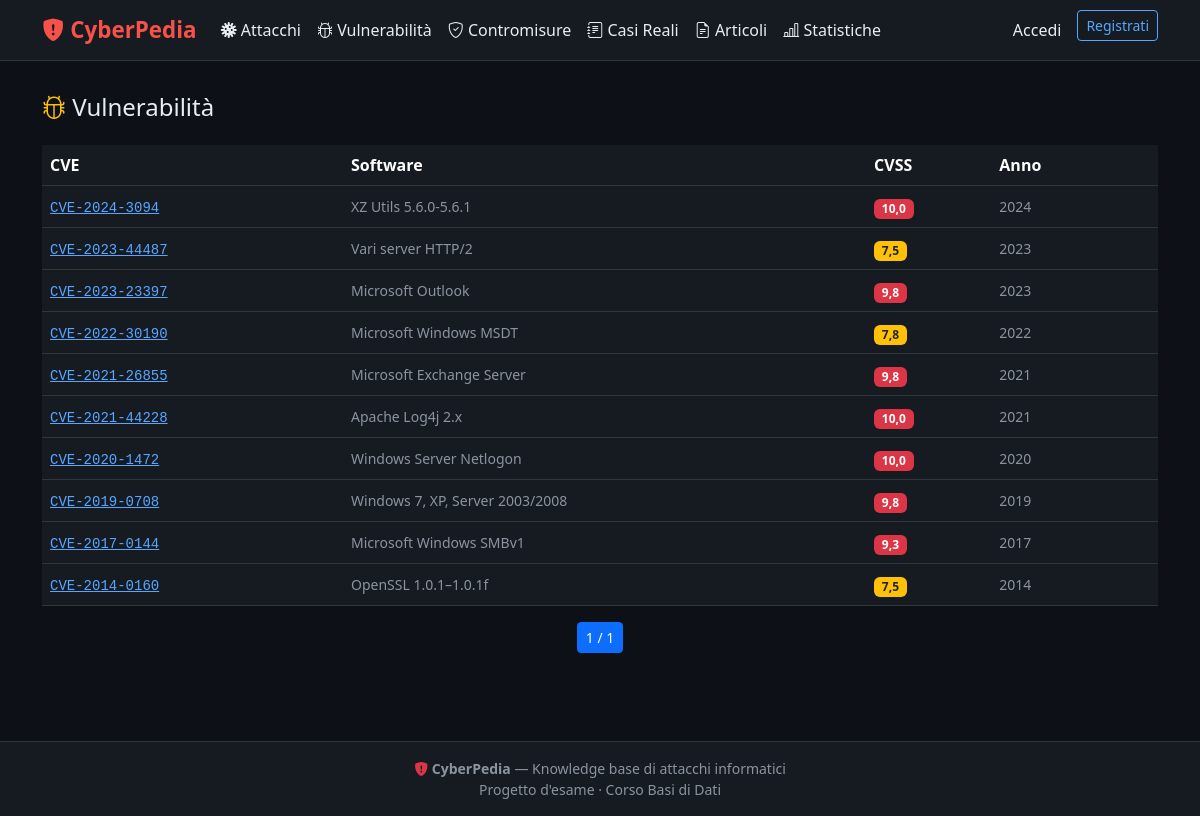
/vulnerabilita/, run on the app's committed database.
### core/models.py (models this page shows, shortened)
class Vulnerabilita(models.Model):
    id_vulnerabilita = models.AutoField(primary_key=True)
    codice_cve = models.CharField(max_length=20, unique=True, db_index=True)
    descrizione = models.TextField()
    cvss_score = models.DecimalField(max_digits=3, decimal_places=1)
    software_affetto = models.CharField(max_length=200)
    anno_scoperta = models.IntegerField(db_index=True)
    class Meta:
        db_table = 'vulnerabilita'
        constraints = [
            models.CheckConstraint(
                check=Q(cvss_score__gte=0) & Q(cvss_score__lte=10),
                name='cvss_range'
            ),
            models.CheckConstraint(
                check=Q(anno_scoperta__gte=1980),
                name='anno_scoperta_min'
            ),
        ]

### core/views.py (the view)
# urls.py: path('vulnerabilita/', views.vulnerabilita_list, name='vulnerabilita-list'),
def vulnerabilita_list(request):
    qs = Vulnerabilita.objects.order_by('-anno_scoperta')
    paginator = Paginator(qs, 15)
    page = paginator.get_page(request.GET.get('page'))
    return render(request, 'vulnerabilita/list.html', {'page_obj': page})

### core/context_processors.py (called while the page is built)
def current_user(request):
    user_id = request.session.get('user_id')
    if user_id:
        try:
            return {'utente_corrente': Utenti.objects.get(pk=user_id)}
        except Utenti.DoesNotExist:
            del request.session['user_id']
    return {'utente_corrente': None}

### templates/vulnerabilita/list.html (shortened to what this page needs)
{% extends 'base.html' %}
{% block content %}
<div class="d-flex justify-content-between align-items-center mb-3">
  <h4><i class="bi bi-bug text-warning"></i> Vulnerabilità</h4>
</div>
<div class="table-responsive">
  <table class="table table-hover align-middle">
    <thead>
      <tr><th>CVE</th><th>Software</th><th>CVSS</th><th>Anno</th><th></th></tr>
    </thead>
    <tbody>
      {% for v in page_obj %}
      <tr>
        <td><code><a href="{% url 'vulnerabilita-detail' pk=v.pk %}">{{ v.codice_cve }}</a></code></td>
        <td class="text-muted small">{{ v.software_affetto }}</td>
        <td>
          <span class="badge bg-{% if v.cvss_score >= 9 %}danger{% elif v.cvss_score >= 7 %}warning text-dark{% elif v.cvss_score >= 4 %}info text-dark{% else %}secondary{% endif %}">
            {{ v.cvss_score }}
          </span>
        </td>
        <td class="text-muted small">{{ v.anno_scoperta }}</td>
        <td>
        </td>
      </tr>
      {% empty %}
      <tr><td colspan="5" class="text-center text-muted py-4">Nessuna vulnerabilità.</td></tr>
      {% endfor %}
    </tbody>
  </table>
</div>
<nav><ul class="pagination pagination-sm justify-content-center">
  <li class="page-item active"><span class="page-link">{{ page_obj.number }} / {{ page_obj.paginator.num_pages }}</span></li>
</ul></nav>
{% endblock %}

### templates/base.html (style rules this page uses)
:root { --cp-bg: #0d1117; --cp-surface: #161b22; --cp-border: #30363d; --cp-text: #e6edf3; --cp-muted: #8b949e; --cp-red: #f85149; --cp-blue: #58a6ff; --cp-green: #3fb950; --cp-yellow: #d29922; }
body { background: var(--cp-bg); color: var(--cp-text); font-family: 'Segoe UI', system-ui, sans-serif; }
.table { --bs-table-bg: var(--cp-surface); --bs-table-border-color: var(--cp-border); color: var(--cp-text); }
.text-muted { color: var(--cp-muted) !important; }
a { color: var(--cp-blue); }

### data on the page
Vulnerabilita: codice_cve "CVE-2024-3094", software_affetto "XZ Utils 5.6.0-5.6.1", cvss_score "10,0", anno_scoperta "2024"
Vulnerabilita: codice_cve "CVE-2023-44487", software_affetto "Vari server HTTP/2", cvss_score "7,5", anno_scoperta "2023"
Vulnerabilita: codice_cve "CVE-2023-23397", software_affetto "Microsoft Outlook", cvss_score "9,8", anno_scoperta "2023"
Vulnerabilita: codice_cve "CVE-2022-30190", software_affetto "Microsoft Windows MSDT", cvss_score "7,8", anno_scoperta "2022"
Vulnerabilita: codice_cve "CVE-2021-26855", software_affetto "Microsoft Exchange Server", cvss_score "9,8", anno_scoperta "2021"
Vulnerabilita: codice_cve "CVE-2021-44228", software_affetto "Apache Log4j 2.x", cvss_score "10,0", anno_scoperta "2021"
Vulnerabilita: codice_cve "CVE-2020-1472", software_affetto "Windows Server Netlogon", cvss_score "10,0", anno_scoperta "2020"
Vulnerabilita: codice_cve "CVE-2019-0708", software_affetto "Windows 7, XP, Server 2003/2008", cvss_score "9,8", anno_scoperta "2019"
Vulnerabilita: codice_cve "CVE-2017-0144", software_affetto "Microsoft Windows SMBv1", cvss_score "9,3", anno_scoperta "2017"
Vulnerabilita: codice_cve "CVE-2014-0160", software_affetto "OpenSSL 1.0.1–1.0.1f", cvss_score "7,5", anno_scoperta "2014"

### other printed values
{{ page_obj.number }} "1"
{{ page_obj.paginator.num_pages }} "1"
